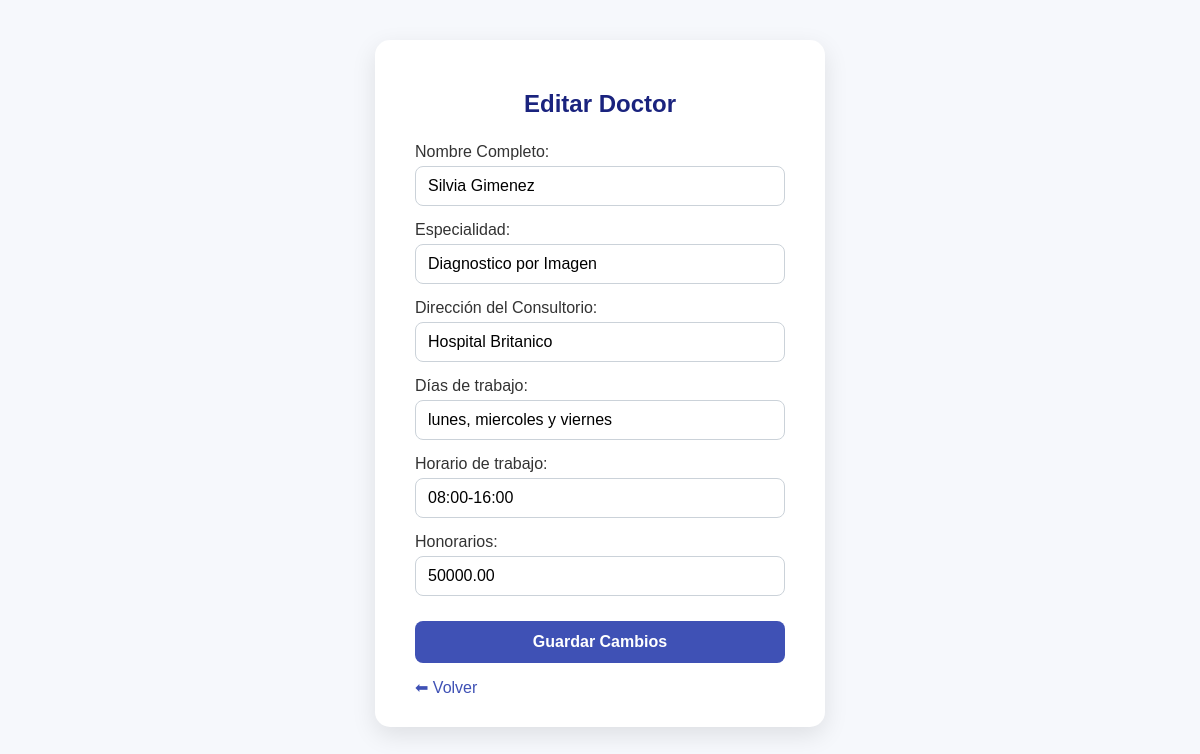
Page /admin/editar-doctor.php?id=5 on the committed database.
### tables this page shows
CREATE TABLE `doctors` (
  `id` int(11) NOT NULL,
  `user_id` int(11) DEFAULT NULL,
  `specialization` varchar(100) DEFAULT NULL,
  `office_address` varchar(255) DEFAULT NULL,
  `working_days` varchar(100) DEFAULT NULL,
  `working_hours` varchar(100) DEFAULT NULL,
  `consultation_fee` decimal(10,2) DEFAULT NULL,
  `profile_pic` varchar(255) DEFAULT NULL
);

CREATE TABLE `users` (
  `id` int(11) NOT NULL,
  `fullName` varchar(100) DEFAULT NULL,
  `email` varchar(100) DEFAULT NULL,
  `profile_pic` varchar(255) DEFAULT NULL,
  `password` varchar(255) DEFAULT NULL,
  `role` enum('admin','doctor','patient') DEFAULT 'patient',
  `avatar` varchar(255) DEFAULT NULL,
  `created_at` timestamp NOT NULL DEFAULT current_timestamp()
);

### admin/editar-doctor.php (the view, shortened to what this page needs)
<?php
include("../includes/db.php");
$id = intval($_GET['id']);
$stmt = $pdo->prepare("SELECT * FROM doctors d JOIN users u ON d.user_id = u.id WHERE d.id = ?");
$stmt->execute([$id]);
$doctor = $stmt->fetch(PDO::FETCH_ASSOC);
?>
<!DOCTYPE html>
<html lang="es">
<head>
</head>
<body>
    <div class="container">
        <h2>Editar Doctor</h2>
        <form method="POST">
            <label>Nombre Completo:</label>
            <input type="text" name="fullName" value="<?= htmlspecialchars($doctor['fullName']) ?>" required>
            <label>Especialidad:</label>
            <input type="text" name="specialization" value="<?= htmlspecialchars($doctor['specialization']) ?>" required>
            <label>Dirección del Consultorio:</label>
            <input type="text" name="office_address" value="<?= htmlspecialchars($doctor['office_address']) ?>" required>
            <label>Días de trabajo:</label>
            <input type="text" name="working_days" value="<?= htmlspecialchars($doctor['working_days']) ?>" required>
            <label>Horario de trabajo:</label>
            <input type="text" name="working_hours" value="<?= htmlspecialchars($doctor['working_hours']) ?>" required>
            <label>Honorarios:</label>
            <input type="number" name="consultation_fee" step="0.01" value="<?= htmlspecialchars($doctor['consultation_fee']) ?>" required>
            <button type="submit">Guardar Cambios</button>
        </form>
        <a href="medicos.php">⬅ Volver</a>
    </div>
</body>
</html>

### admin/editar-doctor.php (style rules this page uses)
* { box-sizing: border-box; }
body { font-family: 'Poppins', sans-serif; background: #f6f8fc; margin: 0; padding: 0; display: flex; justify-content: center; align-items: flex-start; min-height: 100vh; }
.container { background: #fff; padding: 30px 40px; margin: 40px auto; border-radius: 15px; box-shadow: 0 8px 25px rgba(0,0,0,0.1); width: 450px; }
h2 { text-align: center; color: #1a237e; margin-bottom: 25px; }
form label { display: block; margin-top: 15px; font-weight: 500; color: #333; }
form input[type="text"], form input[type="number"] { width: 100%; padding: 10px 12px; margin-top: 5px; border-radius: 8px; border: 1px solid #cbd2d9; transition: 0.3s; font-size: 1rem; }
button { margin-top: 25px; width: 100%; padding: 12px; background: #3f51b5; color: white; font-size: 1rem; font-weight: 600; border: none; border-radius: 8px; cursor: pointer; transition: 0.3s; }
a { display: inline-block; margin-top: 15px; text-decoration: none; color: #3f51b5; font-weight: 500; text-align: center; }

### rows in the picture
doctors: fullName "Silvia Gimenez", specialization "Diagnostico por Imagen", office_address "Hospital Britanico", working_days "lunes, miercoles y viernes", working_hours "08:00-16:00", consultation_fee "50000.00"
